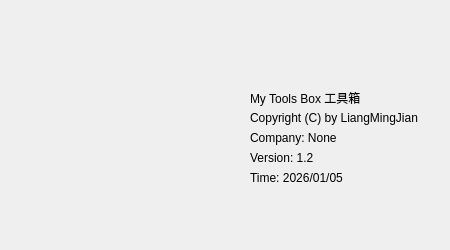
        <widget class="QWidget" name="Tab05">
         <attribute name="title">
          <string>版本信息</string>
         </attribute>
         <widget class="QLabel" name="label_1">
          <property name="geometry">
           <rect>
            <x>250</x>
            <y>90</y>
            <width>161</width>
            <height>16</height>
           </rect>
          </property>
          <property name="text">
           <string>My Tools Box 工具箱</string>
          </property>
         </widget>
         <widget class="QLabel" name="label_2">
          <property name="geometry">
           <rect>
            <x>250</x>
            <y>150</y>
            <width>71</width>
            <height>16</height>
           </rect>
          </property>
          <property name="text">
           <string>Version: 1.2</string>
          </property>
         </widget>
         <widget class="QLabel" name="label_3">
          <property name="geometry">
           <rect>
            <x>250</x>
            <y>110</y>
            <width>191</width>
            <height>16</height>
           </rect>
          </property>
          <property name="text">
           <string>Copyright (C) by LiangMingJian</string>
          </property>
         </widget>
         <widget class="QLabel" name="label_4">
          <property name="geometry">
           <rect>
            <x>250</x>
            <y>170</y>
            <width>111</width>
            <height>16</height>
           </rect>
          </property>
          <property name="text">
           <string>Time: 2026/01/05</string>
          </property>
         </widget>
         <widget class="QLabel" name="label_5">
          <property name="geometry">
           <rect>
            <x>250</x>
            <y>130</y>
            <width>181</width>
            <height>16</height>
           </rect>
          </property>
          <property name="text">
           <string>Company: None</string>
          </property>
         </widget>
         <widget class="QLabel" name="label_pic">
          <property name="geometry">
           <rect>
            <x>20</x>
            <y>40</y>
            <width>211</width>
            <height>201</height>
           </rect>
          </property>
          <property name="text">
           <string/>
          </property>
          <property name="textFormat">
           <enum>Qt::TextFormat::AutoText</enum>
          </property>
          <property name="pixmap">
           <pixmap resource="../designerQrc/IconRc.qrc">:/logo/resources/toolboxs.ico</pixmap>
          </property>
          <property name="scaledContents">
           <bool>true</bool>
          </property>
         </widget>
        </widget>
